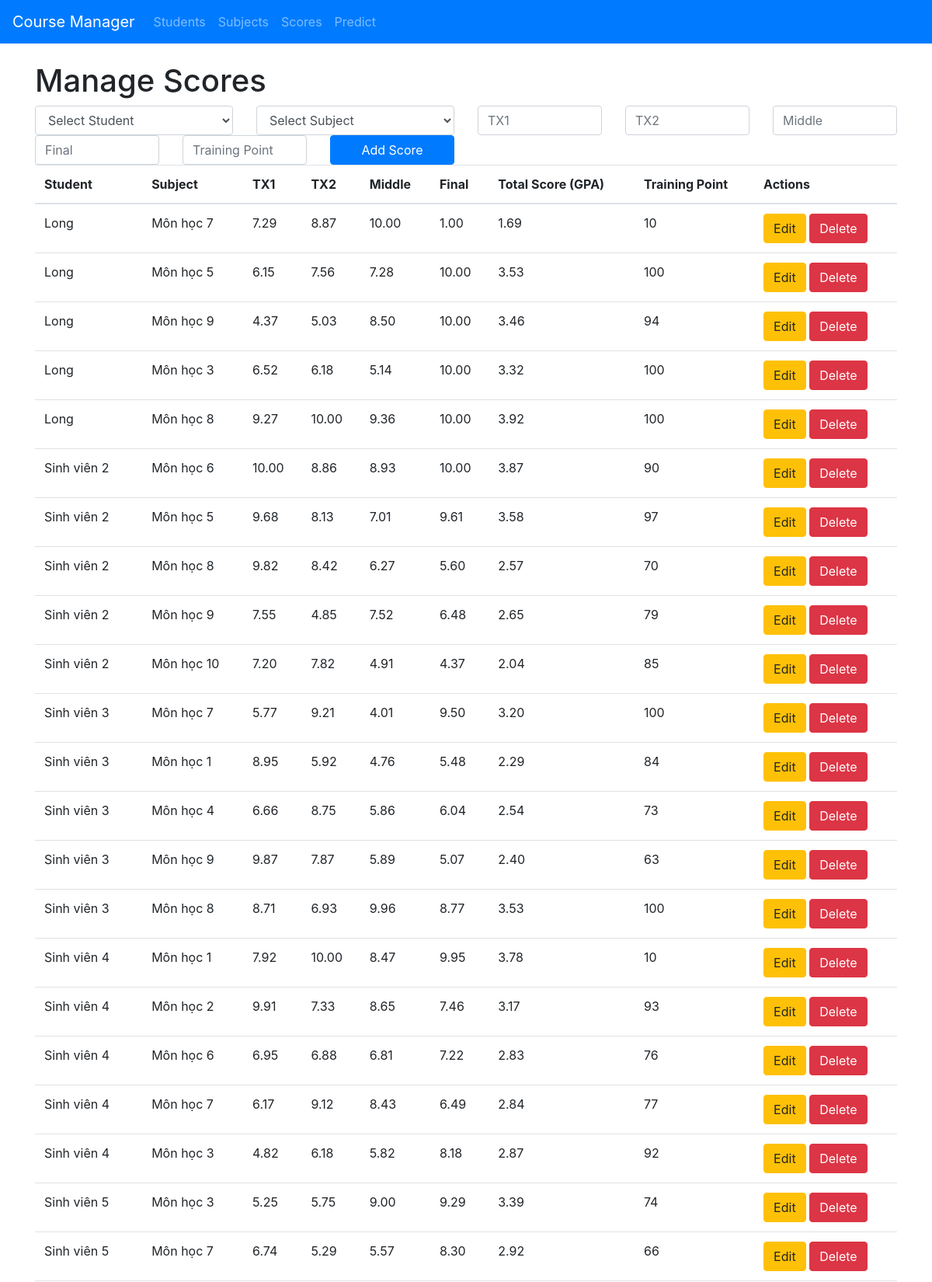
/scores (upper part), run on the app's committed database.
### app/models.py (models this page shows)
class Score(db.Model):
    id = db.Column(db.Integer, primary_key=True)
    student_id = db.Column(db.Integer, db.ForeignKey('student.id'), nullable=False)
    subject_id = db.Column(db.Integer, db.ForeignKey('subject.id'), nullable=False)
    tx1 = db.Column(Numeric(precision=5, scale=2))  # Tối đa 5 chữ số, 2 chữ số thập phân
    tx2 = db.Column(Numeric(precision=5, scale=2))
    middle = db.Column(Numeric(precision=5, scale=2))
    final = db.Column(Numeric(precision=5, scale=2))
    score = db.Column(Numeric(precision=5, scale=2))  # GPA cũng chỉ 2 chữ số thập phân
    training_point = db.Column(Numeric(precision=5, scale=0))
    created_at = db.Column(db.DateTime, default=db.func.now())
    updated_at = db.Column(db.DateTime, default=db.func.now(), onupdate=db.func.now())

class Student(db.Model):
    id = db.Column(db.Integer, primary_key=True)
    rollno = db.Column(db.String(50), unique=True, nullable=False)  # Mã số sinh viên
    name = db.Column(db.String(100), nullable=False)  # Tên sinh viên
    faculty = db.Column(db.String(100))  # Khoa
    classname = db.Column(db.String(100))  # Lớp học
    email = db.Column(db.String(100))  # Email
    phone = db.Column(db.String(20))  # Số điện thoại
    date_of_birth = db.Column(db.Date)  # Ngày sinh
    address = db.Column(db.String(200))  # Địa chỉ
    gender = db.Column(db.String(10))  # Giới tính
    scores = db.relationship('Score', backref='student', lazy=True)

class Subject(db.Model):
    id = db.Column(db.Integer, primary_key=True)
    name = db.Column(db.String(100), nullable=False)  # Tên môn học
    description = db.Column(db.Text)  # Mô tả môn học
    credit = db.Column(db.Integer, nullable=False)  # Số tín chỉ
    semester = db.Column(db.Integer)  # Học kỳ
    scores = db.relationship('Score', backref='subject', lazy=True)

### app/routes.py (the view, shortened to what this page needs)
@main.route('/scores', methods=['GET', 'POST'])
def manage_scores():
    students = Student.query.all()
    subjects = Subject.query.all()
    scores = Score.query.all()
    return render_template('score.html', students=students, subjects=subjects, scores=scores)

### app/templates/score.html (shortened to what this page needs)
{% extends "base.html" %}
{% block content %}
<h1>Manage Scores</h1>
<form method="POST" action="/scores">
    <div class="row">
        <div class="col-md-3">
            <select class="form-control" name="student_id" required>
                <option value="" disabled selected>Select Student</option>
            </select>
        </div>
        <div class="col-md-3">
            <select class="form-control" name="subject_id" required>
                <option value="" disabled selected>Select Subject</option>
            </select>
        </div>
        <div class="col-md-2">
            <input type="number" step="0.01" class="form-control" name="tx1" placeholder="TX1">
        </div>
        <div class="col-md-2">
            <input type="number" step="0.01" class="form-control" name="tx2" placeholder="TX2">
        </div>
        <div class="col-md-2">
            <input type="number" step="0.01" class="form-control" name="middle" placeholder="Middle">
        </div>
        <div class="col-md-2">
            <input type="number" step="0.01" class="form-control" name="final" placeholder="Final">
        </div>
        <div class="col-md-2">
            <input type="number" step="0.01" class="form-control" name="training_point" placeholder="Training Point">
        </div>
        <div class="col-md-2">
            <button type="submit" class="btn btn-primary w-100">Add Score</button>
        </div>
    </div>
</form>
<table class="table">
    <thead>
        <tr>
            <th>Student</th>
            <th>Subject</th>
            <th>TX1</th>
            <th>TX2</th>
            <th>Middle</th>
            <th>Final</th>
            <th>Total Score (GPA)</th>
            <th>Training Point</th>
            <th>Actions</th>
        </tr>
    </thead>
    <tbody>
        {% for score in scores %}
        <tr>
            <td>{{ score.student.name }}</td>
            <td>{{ score.subject.name }}</td>
            <td>{{ score.tx1 }}</td>
            <td>{{ score.tx2 }}</td>
            <td>{{ score.middle }}</td>
            <td>{{ score.final }}</td>
            <td>{{ score.score }}</td>
            <td>{{ score.training_point }}</td>
            <td>
                <a href="{{ url_for('main.edit_score', id=score.id) }}" class="btn btn-warning">Edit</a>
                <form action="{{ url_for('main.delete_score', id=score.id) }}" method="POST" style="display: inline;">
                    <button type="submit" class="btn btn-danger">Delete</button>
                </form>
            </td>
        </tr>
        {% endfor %}
    </tbody>
</table>
{% endblock %}

### data on the page
Score: student.name "Long", subject.name "Môn học 7", tx1 "7.29", tx2 "8.87", middle "10.00", final "1.00", score "1.69", training_point "10"
Score: student.name "Long", subject.name "Môn học 5", tx1 "6.15", tx2 "7.56", middle "7.28", final "10.00", score "3.53", training_point "100"
Score: student.name "Long", subject.name "Môn học 9", tx1 "4.37", tx2 "5.03", middle "8.50", final "10.00", score "3.46", training_point "94"
Score: student.name "Long", subject.name "Môn học 3", tx1 "6.52", tx2 "6.18", middle "5.14", final "10.00", score "3.32", training_point "100"
Score: student.name "Long", subject.name "Môn học 8", tx1 "9.27", tx2 "10.00", middle "9.36", final "10.00", score "3.92", training_point "100"
Score: student.name "Sinh viên 2", subject.name "Môn học 6", tx1 "10.00", tx2 "8.86", middle "8.93", final "10.00", score "3.87", training_point "90"
Score: student.name "Sinh viên 2", subject.name "Môn học 5", tx1 "9.68", tx2 "8.13", middle "7.01", final "9.61", score "3.58", training_point "97"
Score: student.name "Sinh viên 2", subject.name "Môn học 8", tx1 "9.82", tx2 "8.42", middle "6.27", final "5.60", score "2.57", training_point "70"
Score: student.name "Sinh viên 2", subject.name "Môn học 9", tx1 "7.55", tx2 "4.85", middle "7.52", final "6.48", score "2.65", training_point "79"
Score: student.name "Sinh viên 2", subject.name "Môn học 10", tx1 "7.20", tx2 "7.82", middle "4.91", final "4.37", score "2.04", training_point "85"
Score: student.name "Sinh viên 3", subject.name "Môn học 7", tx1 "5.77", tx2 "9.21", middle "4.01", final "9.50", score "3.20", training_point "100"
Score: student.name "Sinh viên 3", subject.name "Môn học 1", tx1 "8.95", tx2 "5.92", middle "4.76", final "5.48", score "2.29", training_point "84"
Score: student.name "Sinh viên 3", subject.name "Môn học 4", tx1 "6.66", tx2 "8.75", middle "5.86", final "6.04", score "2.54", training_point "73"
Score: student.name "Sinh viên 3", subject.name "Môn học 9", tx1 "9.87", tx2 "7.87", middle "5.89", final "5.07", score "2.40", training_point "63"
Score: student.name "Sinh viên 3", subject.name "Môn học 8", tx1 "8.71", tx2 "6.93", middle "9.96", final "8.77", score "3.53", training_point "100"
Score: student.name "Sinh viên 4", subject.name "Môn học 1", tx1 "7.92", tx2 "10.00", middle "8.47", final "9.95", score "3.78", training_point "10"
Score: student.name "Sinh viên 4", subject.name "Môn học 2", tx1 "9.91", tx2 "7.33", middle "8.65", final "7.46", score "3.17", training_point "93"
Score: student.name "Sinh viên 4", subject.name "Môn học 6", tx1 "6.95", tx2 "6.88", middle "6.81", final "7.22", score "2.83", training_point "76"
Score: student.name "Sinh viên 4", subject.name "Môn học 7", tx1 "6.17", tx2 "9.12", middle "8.43", final "6.49", score "2.84", training_point "77"
Score: student.name "Sinh viên 4", subject.name "Môn học 3", tx1 "4.82", tx2 "6.18", middle "5.82", final "8.18", score "2.87", training_point "92"
Score: student.name "Sinh viên 5", subject.name "Môn học 3", tx1 "5.25", tx2 "5.75", middle "9.00", final "9.29", score "3.39", training_point "74"
Score: student.name "Sinh viên 5", subject.name "Môn học 7", tx1 "6.74", tx2 "5.29", middle "5.57", final "8.30", score "2.92", training_point "66"
